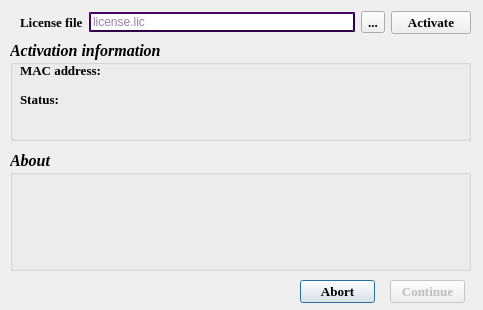
<?xml version="1.0" encoding="UTF-8"?>
<ui version="4.0">
 <class>Dialog</class>
 <widget class="QDialog" name="Dialog">
  <property name="geometry">
   <rect>
    <x>0</x>
    <y>0</y>
    <width>483</width>
    <height>310</height>
   </rect>
  </property>
  <property name="windowTitle">
   <string>Activation</string>
  </property>
  <property name="windowIcon">
   <iconset>
    <normaloff>../test/dsp.gif</normaloff>../test/dsp.gif</iconset>
  </property>
  <property name="styleSheet">
   <string notr="true">#license_file {border-style:outset;border-width:2px;border-color: rgb(48, 0, 72);color: rgb(48, 0, 72);font: 10pt &quot;Verdana&quot;;;}
#mac {background-color: transparent;border:none;border-style:outset;color: rgb(48, 0, 72);font: 75 10pt &quot;Verdana&quot;;}
#activate_status {background-color: transparent;border:none;border-style:outset;color: rgb(255, 0, 0);font: 75 10pt &quot;Verdana&quot;;}
#information {background-color: transparent;border:none;border-style:outset;color: rgb(48, 0, 72);font: 75 10pt &quot;Verdana&quot;;}</string>
  </property>
  <property name="sizeGripEnabled">
   <bool>false</bool>
  </property>
  <widget class="QGroupBox" name="groupBox">
   <property name="geometry">
    <rect>
     <x>10</x>
     <y>40</y>
     <width>461</width>
     <height>101</height>
    </rect>
   </property>
   <property name="font">
    <font>
     <family>Times New Roman</family>
     <pointsize>12</pointsize>
     <weight>75</weight>
     <italic>true</italic>
     <bold>true</bold>
    </font>
   </property>
   <property name="title">
    <string>Activation information</string>
   </property>
   <widget class="QWidget" name="layoutWidget">
    <property name="geometry">
     <rect>
      <x>10</x>
      <y>20</y>
      <width>241</width>
      <height>20</height>
     </rect>
    </property>
    <layout class="QHBoxLayout" name="horizontalLayout">
     <item>
      <widget class="QLabel" name="label_2">
       <property name="font">
        <font>
         <family>Times New Roman</family>
         <pointsize>10</pointsize>
         <weight>75</weight>
         <bold>true</bold>
        </font>
       </property>
       <property name="text">
        <string>MAC address:</string>
       </property>
      </widget>
     </item>
     <item>
      <widget class="QLineEdit" name="mac">
       <property name="readOnly">
        <bool>true</bool>
       </property>
      </widget>
     </item>
    </layout>
   </widget>
   <widget class="QWidget" name="layoutWidget">
    <property name="geometry">
     <rect>
      <x>10</x>
      <y>50</y>
      <width>441</width>
      <height>41</height>
     </rect>
    </property>
    <layout class="QGridLayout" name="gridLayout">
     <item row="0" column="0">
      <widget class="QLabel" name="label_3">
       <property name="font">
        <font>
         <family>Times New Roman</family>
         <pointsize>10</pointsize>
         <weight>75</weight>
         <bold>true</bold>
        </font>
       </property>
       <property name="text">
        <string>Status:</string>
       </property>
      </widget>
     </item>
     <item row="0" column="1" rowspan="2">
      <widget class="QTextEdit" name="activate_status">
       <property name="readOnly">
        <bool>true</bool>
       </property>
      </widget>
     </item>
    </layout>
   </widget>
  </widget>
  <widget class="QPushButton" name="abort">
   <property name="geometry">
    <rect>
     <x>300</x>
     <y>280</y>
     <width>75</width>
     <height>23</height>
    </rect>
   </property>
   <property name="font">
    <font>
     <family>Times New Roman</family>
     <pointsize>10</pointsize>
     <weight>75</weight>
     <bold>true</bold>
    </font>
   </property>
   <property name="text">
    <string>Abort</string>
   </property>
  </widget>
  <widget class="QPushButton" name="enter">
   <property name="enabled">
    <bool>false</bool>
   </property>
   <property name="geometry">
    <rect>
     <x>390</x>
     <y>280</y>
     <width>75</width>
     <height>23</height>
    </rect>
   </property>
   <property name="font">
    <font>
     <family>Times New Roman</family>
     <pointsize>10</pointsize>
     <weight>75</weight>
     <bold>true</bold>
    </font>
   </property>
   <property name="text">
    <string>Continue</string>
   </property>
  </widget>
  <widget class="QGroupBox" name="about">
   <property name="geometry">
    <rect>
     <x>10</x>
     <y>150</y>
     <width>461</width>
     <height>121</height>
    </rect>
   </property>
   <property name="font">
    <font>
     <family>Times New Roman</family>
     <pointsize>12</pointsize>
     <weight>75</weight>
     <italic>true</italic>
     <bold>true</bold>
    </font>
   </property>
   <property name="title">
    <string>About</string>
   </property>
   <widget class="QTextEdit" name="information">
    <property name="geometry">
     <rect>
      <x>10</x>
      <y>21</y>
      <width>441</width>
      <height>91</height>
     </rect>
    </property>
    <property name="readOnly">
     <bool>true</bool>
    </property>
    <property name="html">
     <string>&lt;!DOCTYPE HTML PUBLIC &quot;-//W3C//DTD HTML 4.0//EN&quot; &quot;http://www.w3.org/TR/REC-html40/strict.dtd&quot;&gt;
&lt;html&gt;&lt;head&gt;&lt;meta name=&quot;qrichtext&quot; content=&quot;1&quot; /&gt;&lt;style type=&quot;text/css&quot;&gt;
p, li { white-space: pre-wrap; }
&lt;/style&gt;&lt;/head&gt;&lt;body style=&quot; font-family:'Verdana'; font-size:10pt; font-weight:72; font-style:normal;&quot;&gt;
&lt;p style=&quot;-qt-paragraph-type:empty; margin-top:0px; margin-bottom:0px; margin-left:0px; margin-right:0px; -qt-block-indent:0; text-indent:0px;&quot;&gt;&lt;br /&gt;&lt;/p&gt;&lt;/body&gt;&lt;/html&gt;</string>
    </property>
   </widget>
   <widget class="QLabel" name="label_4">
    <property name="geometry">
     <rect>
      <x>380</x>
      <y>20</y>
      <width>40</width>
      <height>50</height>
     </rect>
    </property>
    <property name="text">
     <string/>
    </property>
    <property name="pixmap">
     <pixmap>../test/MSE.gif</pixmap>
    </property>
    <property name="scaledContents">
     <bool>true</bool>
    </property>
   </widget>
   <widget class="QLabel" name="label_5">
    <property name="geometry">
     <rect>
      <x>325</x>
      <y>20</y>
      <width>54</width>
      <height>50</height>
     </rect>
    </property>
    <property name="text">
     <string/>
    </property>
    <property name="pixmap">
     <pixmap>../test/XJTU.gif</pixmap>
    </property>
    <property name="scaledContents">
     <bool>true</bool>
    </property>
   </widget>
  </widget>
  <widget class="QWidget" name="layoutWidget">
   <property name="geometry">
    <rect>
     <x>20</x>
     <y>10</y>
     <width>451</width>
     <height>25</height>
    </rect>
   </property>
   <layout class="QHBoxLayout" name="horizontalLayout_2">
    <item>
     <widget class="QLabel" name="label">
      <property name="font">
       <font>
        <family>Times New Roman</family>
        <pointsize>10</pointsize>
        <weight>75</weight>
        <bold>true</bold>
       </font>
      </property>
      <property name="text">
       <string>License file</string>
      </property>
     </widget>
    </item>
    <item>
     <widget class="QLineEdit" name="license_file">
      <property name="placeholderText">
       <string>license.lic</string>
      </property>
     </widget>
    </item>
    <item>
     <widget class="QToolButton" name="show_license">
      <property name="font">
       <font>
        <family>Times New Roman</family>
        <pointsize>10</pointsize>
        <weight>75</weight>
        <bold>true</bold>
       </font>
      </property>
      <property name="text">
       <string>...</string>
      </property>
     </widget>
    </item>
    <item>
     <widget class="QPushButton" name="activate">
      <property name="font">
       <font>
        <family>Times New Roman</family>
        <pointsize>10</pointsize>
        <weight>75</weight>
        <bold>true</bold>
       </font>
      </property>
      <property name="text">
       <string>Activate</string>
      </property>
     </widget>
    </item>
   </layout>
  </widget>
 </widget>
 <resources/>
 <connections/>
</ui>
